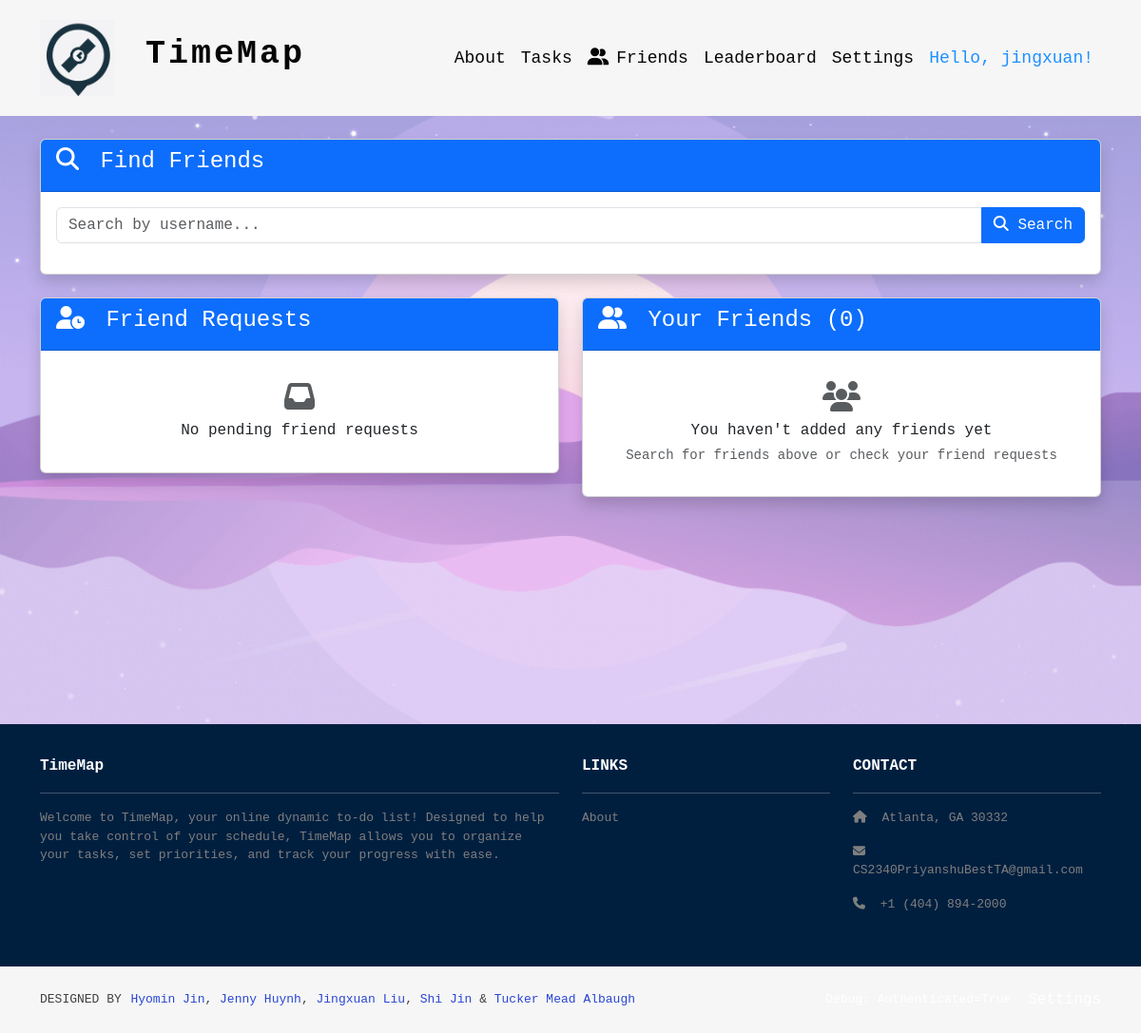
Before: /profiles/friends/ (signed in) with the older database file.
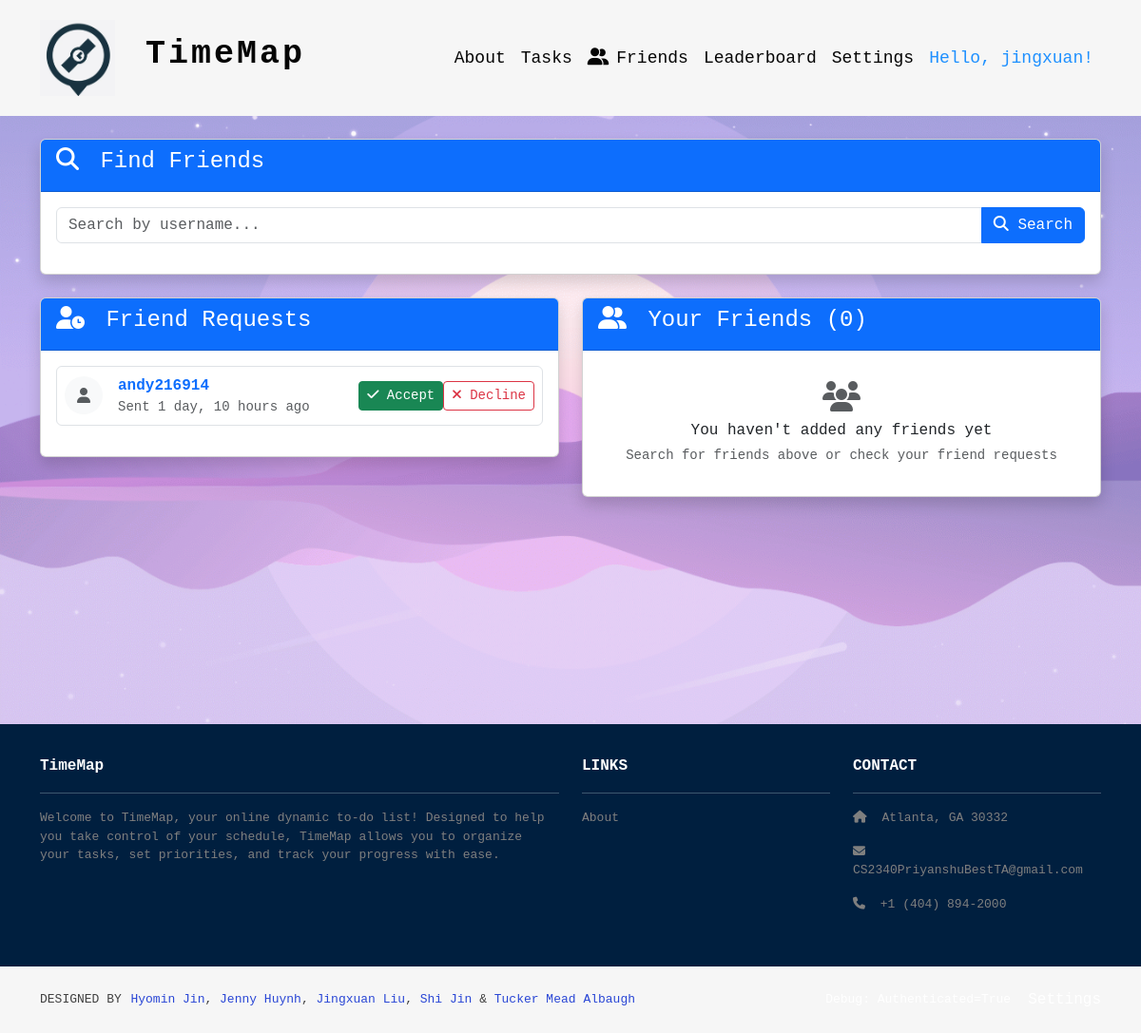
After: the same page with the newer database file.
### profiles/models.py (models this page shows, shortened)
class Friendship(models.Model):
    from_user = models.ForeignKey(
        UserProfile,
        related_name='friendship_sent',
        on_delete=models.CASCADE
    )
    to_user = models.ForeignKey(
        UserProfile,
        related_name='friendship_received',
        on_delete=models.CASCADE
    )
    created_at = models.DateTimeField(auto_now_add=True)
    accepted = models.BooleanField(default=False)
    class Meta:
        unique_together = ('from_user', 'to_user')

class UserProfile(models.Model):
    user = models.OneToOneField(User, on_delete=models.CASCADE)
    phone_number = models.CharField(max_length=15, blank=True, null=True)
    social_media = models.CharField(max_length=100, blank=True, null=True)
    profile_image = models.ImageField(upload_to='profile_images/', blank=True, null=True)
    bio = models.TextField(max_length=500, blank=True, null=True)
    background = models.CharField(
        max_length=10,
        choices=[
            ('purple', 'Purple'),
            ('green', 'Green'),
            ('blue', 'Blue'),
        ],
        default='purple',
    )
    def get_friends(self):
        sent_friendships = Friendship.objects.filter(
            from_user=self,
            accepted=True
        ).select_related('to_user__user')
        received_friendships = Friendship.objects.filter(
            to_user=self,
            accepted=True
        ).select_related('from_user__user')
        friends = []
        for friendship in sent_friendships:
            friends.append(friendship.to_user)
        for friendship in received_friendships:
            friends.append(friendship.from_user)
        return friends

### profiles/views.py (the view)
# urls.py: path('friends/', views.friend_list, name='friend_list'),
@login_required
def friend_list(request):
    profile, created = UserProfile.objects.get_or_create(user=request.user)
    query = request.GET.get('q', '')
    search_results = None
    if query:
        search_results = User.objects.filter(
            Q(username__icontains=query) |
            Q(email__icontains=query)
        ).exclude(id=request.user.id).select_related('userprofile')
    friend_profiles = profile.get_friends()
    friends_users = [friend_profile.user for friend_profile in friend_profiles]
    sent_requests = Friendship.objects.filter(
        from_user=profile,
        accepted=False
    ).select_related('to_user__user')
    received_requests = Friendship.objects.filter(
        to_user=profile,
        accepted=False
    ).select_related('from_user__user')
    friend_requests_sent = [req.to_user.user for req in sent_requests]
    friend_requests_received = [req.from_user.user for req in received_requests]
    return render(request, 'profiles/friend_list.html', {
        'friends': friends_users,
        'pending_requests': received_requests,
        'friend_requests_sent': friend_requests_sent,
        'friend_requests_received': friend_requests_received,
        'search_results': search_results,
        'query': query
    })

### profiles/templates/profiles/friend_list.html (shortened to what this page needs)
{% extends 'base.html' %}
{% block content %}
<div class="container mt-4">
    <div class="card shadow mb-4">
        <div class="card-header bg-primary text-white">
            <h4><i class="fas fa-search me-2"></i> Find Friends</h4>
        </div>
        <div class="card-body">
            <form method="get" action="{% url 'profiles:friend_list' %}" class="mb-3">
                <div class="input-group">
                    <input type="text" name="q" value="{{ query }}"
                           class="form-control" placeholder="Search by username..."
                           aria-label="Search for friends">
                    <button type="submit" class="btn btn-primary">
                        <i class="fas fa-search"></i> Search
                    </button>
                </div>
            </form>
        </div>
    </div>
    <div class="row">
        <div class="col-md-6">
            <div class="card mb-4 shadow">
                <div class="card-header bg-primary text-white">
                    <h4><i class="fas fa-user-clock me-2"></i> Friend Requests</h4>
                </div>
                <div class="card-body">
                    {% if pending_requests %}
                        {% for request in pending_requests %}
                        <div class="d-flex justify-content-between align-items-center mb-3 p-2 border rounded">
                            <div class="d-flex align-items-center">
                                {% if request.from_user.profile_image %}
                                    <img src="{{ request.from_user.profile_image.url }}"
                                         class="rounded-circle me-3" width="40" height="40"
                                         alt="{{ request.from_user.user.username }}'s profile picture">
                                {% else %}
                                    <div class="rounded-circle bg-light me-3 d-flex align-items-center justify-content-center"
                                         style="width: 40px; height: 40px;">
                                        <i class="fas fa-user text-muted"></i>
                                    </div>
                                {% endif %}
                                <div>
                                    <a href="{% url 'profiles:profile' request.from_user.user.username %}"
                                       class="text-decoration-none fw-bold">
                                        {{ request.from_user.user.username }}
                                    </a>
                                    <small class="text-muted d-block">Sent {{ request.created_at|timesince }} ago</small>
                                </div>
                            </div>
                            <div class="btn-group">
                                <form method="post"
                                      action="{% url 'profiles:respond_friend_request' request.id 'accept' %}"
                                      class="mb-0">
                                    <button type="submit" class="btn btn-success btn-sm">
                                        <i class="fas fa-check"></i> Accept
                                    </button>
                                </form>
                                <form method="post"
                                      action="{% url 'profiles:respond_friend_request' request.id 'reject' %}"
                                      class="mb-0">
                                    <button type="submit" class="btn btn-outline-danger btn-sm">
                                        <i class="fas fa-times"></i> Decline
                                    </button>
                                </form>
                            </div>
                        </div>
                        {% endfor %}
                    {% else %}
                        <div class="text-center py-3">
                            <i class="fas fa-inbox fa-2x text-muted mb-2"></i>
                            <p class="mb-0">No pending friend requests</p>
                        </div>
                    {% endif %}
                </div>
            </div>
        </div>
        <div class="col-md-6">
            <div class="card shadow">
                <div class="card-header bg-primary text-white">
                    <h4><i class="fas fa-user-friends me-2"></i> Your Friends ({{ friends|length }})</h4>
                </div>
                <div class="card-body">
                    {% if friends %}
                        <ul class="list-group">
                            {% for friend in friends %}
                            <li class="list-group-item d-flex justify-content-between align-items-center">
                                <div class="d-flex align-items-center">
                                    {% if friend.userprofile.profile_image %}
                                        <img src="{{ friend.userprofile.profile_image.url }}"
                                             class="rounded-circle me-3" width="40" height="40"
                                             alt="{{ friend.username }}'s profile picture">
                                    {% else %}
                                        <div class="rounded-circle bg-light me-3 d-flex align-items-center justify-content-center"
                                             style="width: 40px; height: 40px;">
                                            <i class="fas fa-user text-muted"></i>
                                        </div>
                                    {% endif %}
                                    <a href="{% url 'profiles:profile' friend.username %}"
                                       class="text-decoration-none fw-bold">
                                        {{ friend.username }}
                                    </a>
                                </div>
                                <form method="post"
                                      action="{% url 'profiles:remove_friend' friend.username %}"
                                      class="mb-0">
                                    {% csrf_token %}
                                    <button type="submit" class="btn btn-outline-danger btn-sm"
                                            onclick="return confirm('Are you sure you want to remove {{ friend.username }} from your friends?')">
                                        <i class="fas fa-user-minus"></i> Remove
                                    </button>
                                </form>
                            </li>
                            {% endfor %}
                        </ul>
                    {% else %}
                        <div class="text-center py-3">
                            <i class="fas fa-users fa-2x text-muted mb-2"></i>
                            <p class="mb-1">You haven't added any friends yet</p>
                            <p class="small text-muted mb-0">Search for friends above or check your friend requests</p>
                        </div>
                    {% endif %}
                </div>
            </div>
        </div>
    </div>
</div>
{% endblock %}

### timeMap/templates/base.html (shortened to what this page needs)
<!DOCTYPE html>
<html>
  {% load static %}
  <head>
    <link href="https://cdn.jsdelivr.net/npm/bootstrap@5.3.3/dist/css/bootstrap.min.css"
          rel="stylesheet"
>
    <link rel="stylesheet"
          href="https://cdnjs.cloudflare.com/ajax/libs/font-awesome/6.1.1/css/all.min.css">
    <link rel="stylesheet" type="text/css" href="{% static 'css/style.css' %}">
  </head>
  <body class="d-flex flex-column min-vh-100">
    <nav class="p-3 navbar navbar-dark bg-dark navbar-expand-lg">
      <div class="container">
        <a class="navbar-brand" href="{% url 'home.index' %}">
          <img src="{% static 'img/logo.png' %}" alt="logo" height="80" />
          <span class="fs-4 cool-font" style="margin-left: 20px;">TimeMap</span>
        </a>
        <div class="collapse navbar-collapse" id="navbarNavAltMarkup">
          <div class="navbar-nav ms-auto navbar-ml">
            <a class="nav-link" href="{% url 'home.about' %}">About</a>
            <a class="nav-link" href="{% url 'tasks:index' %}">Tasks</a>
            {% if user.is_authenticated %}
              <a class="nav-link" href="{% url 'profiles:friend_list' %}">
                <i class="fas fa-user-friends me-2"></i>Friends
              </a>
              <a class="nav-link" href="{% url 'home.leaderboard' %}">Leaderboard</a>
              <div class="nav-item dropdown">
                <a class="nav-link dropdown-toggle" href="#" id="settingsDropdown" role="button"
                   data-bs-toggle="dropdown" aria-expanded="false">
                  Settings
                </a>
              </div>
              <span class="nav-link username-greeting">Hello, {{ user.username }}!</span>
            {% else %}
              <a class="nav-link" href="{% url 'login' %}">Login</a>
              <a class="nav-link" href="{% url 'home.register' %}">Register</a>
            {% endif %}
          </div>
        </div>
      </div>
    </nav>
<div class="flex-grow-1 {% if request.path != '/' %}tasks-background theme-{{ request.user.userprofile.background|default:'purple' }}{% endif %}">
    {% block content %}
    {% endblock %}
</div>
    <footer class="mt-auto">
      <section class="p-3 ms-footer d-none d-md-block">
        <div class="container">
          <div class="row mt-3 text-white">
            <div class="col-md-6 col-lg-6 col-xl-6 mx-auto mb-4">
              <b>TimeMap</b>
              <hr />
              <p>
                Welcome to TimeMap, your online dynamic to-do list! Designed to help you take control of your schedule, TimeMap allows you to organize your tasks, set priorities, and track your progress with ease.
              </p>
            </div>
            <div class="col-md-3 col-lg-3 col-xl-3 mx-auto mb-4">
              <b>LINKS</b>
              <hr />
              <p><a class="nav-link" href="{% url 'home.about' %}">About</a></p>
        </div>
        <div class="col-12 col-md-3 col-lg-3 col-xl-3 mb-4">
          <b>CONTACT</b>
          <hr />
          <p><i class="fas fa-home me-2"></i> Atlanta, GA 30332</p>
          <p><i class="fas fa-envelope me-2"></i> CS2340PriyanshuBestTA@gmail.com</p>
          <p><i class="fas fa-phone me-2"></i> +1 (404) 894-2000</p>
        </div>
      </div>
    </div>
  </section>
      <section class="p-3 ms-footer-bottom bg-dark">
<div class="container d-flex flex-column flex-md-row justify-content-between align-items-center align-items-md-start">
    <div class="designed-by text-white text-center text-md-start">
      <span>DESIGNED BY</span><br class="d-block d-md-none" />
      <span class="designers">
              <a href="https://www.linkedin.com/in/hyomin-jin-180230351/" target="_blank">Hyomin Jin</a>,
              <a href="https://www.linkedin.com/in/jenny-huynh-5ab5b9253/" target="_blank">Jenny Huynh</a>,
              <a href="https://www.linkedin.com/in/jing-xuan-liu-b24b28248/" target="_blank">Jingxuan Liu</a>,
              <a href="https://www.linkedin.com/in/shi-jin-151b6832b/" target="_blank">Shi Jin</a> &
              <a href="https://www.linkedin.com/in/tucker-albaugh-3b322732b/" target="_blank">Tucker Mead Albaugh</a>
        </span>
          </div>
          <div class="d-flex flex-column flex-md-row align-items-center mt-3 mt-md-0">
            <span class="text-white" style="margin-left: 18px;">
            </span>
            {% if user.is_authenticated %}
              <a class="nav-link text-white" href="{% url 'profiles:settings' %}" style="margin-left: 18px;">Settings</a>
            {% else %}
              <span class="text-white" style="margin-left: 18px;">Not Authenticated</span>
            {% endif %}
          </div>
        </div>
      </section>
    </footer>
  </body>
</html>

### timeMap/static/css/style.css (style rules this page uses)
body { font-family: 'Roboto Mono', monospace; }
.navbar a.nav-link { font-size: 18px; font-family: 'Roboto Mono', monospace; color: #050505 !important; }
.bg-dark { background-color: #f6f6f6 !important; }
.ms-footer { background-color: #001f3f; }
.ms-footer p { color: #7F7F7F; font-size: 13px; }
.ms-footer-bottom span { font-size: 13px; line-height: 38px; }
.ms-footer-bottom a { color: #2946d5; text-decoration: none; }
.navbar-brand .cool-font { font-family: 'Roboto Mono', monospace; font-size: 35px !important; letter-spacing: 3px; font-weight: 600; color: #050505 !important; }
.ms-footer-bottom span { color: #404040; }
.tasks-background { position: relative; min-height: 80vh ; width: 100%; background-color: transparent; overflow: hidden; }
.tasks-background::before { content: ''; position: absolute; top: 0; left: 0; width: 100%; height: 100%; background-image: url('../img/background.png'); background-size: cover; background-position: center; background-repeat: no-repeat; opacity: 0.85; z-index: -1; }
.tasks-background.theme-purple::before { background-image: url('../img/background.png'); }
.navbar-nav .dropdown-toggle::after { display: none; }
.username-greeting { color: #1E90FF !important; font-family: 'Roboto Mono', monospace; font-size: 18px; }
.mb-3 { margin-bottom: 1rem !important; }

Changed rows visible on the page:
added Friendship: from_user.user.username "andy216914", created_at "1 day, 10 hours"
Other visible differences:
text no longer shown: "No pending friend requests"
